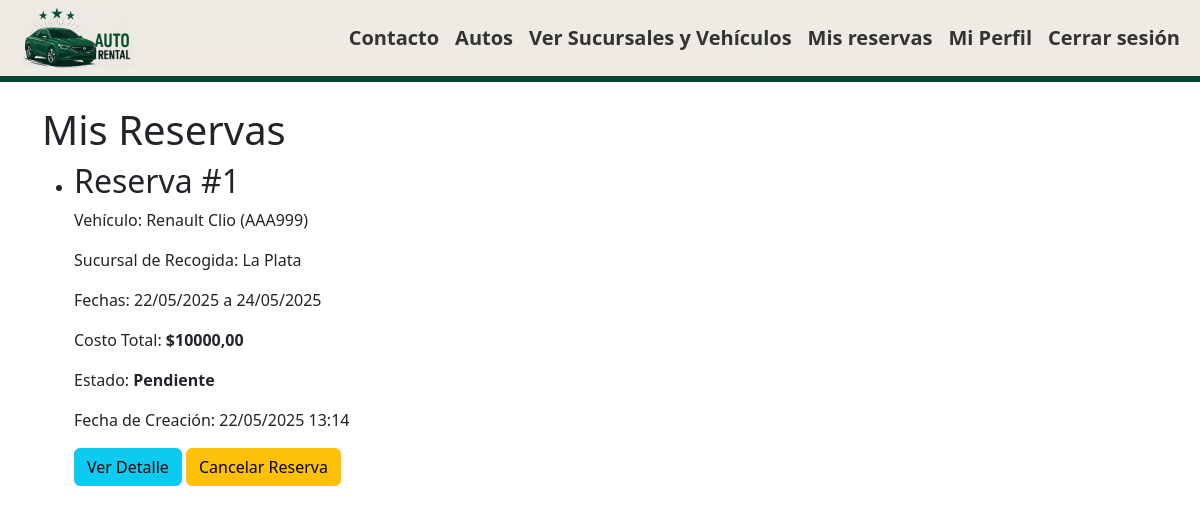
Screenshot of /reservas/mis_reservas/ (signed in) with the database file from the repository.
### reservas/models.py (models this page shows, shortened)
class Reserva(models.Model):
    ESTADO_RESERVA_CHOICES = (
        ('PENDIENTE', 'Pendiente'),
        ('CONFIRMADA', 'Confirmada'),
        ('CANCELADA', 'Cancelada'),
        ('FINALIZADA', 'Finalizada'),
    )
    cliente = models.ForeignKey(settings.AUTH_USER_MODEL, on_delete=models.CASCADE, related_name='reservas')
    vehiculo = models.ForeignKey(Vehiculo, on_delete=models.CASCADE, related_name='reservas')
    fecha_recogida = models.DateField()
    fecha_devolucion = models.DateField()
    costo_total = models.DecimalField(max_digits=10, decimal_places=2, null=True, blank=True)
    estado = models.CharField(max_length=20, choices=ESTADO_RESERVA_CHOICES, default='PENDIENTE')
    fecha_creacion = models.DateTimeField(auto_now_add=True)
    class Meta:
        verbose_name_plural = "Reservas"
        ordering = ['fecha_recogida']

### vehiculos/models.py (models this page shows, shortened)
class Vehiculo(models.Model):
    marca = models.CharField(max_length=100)
    modelo = models.CharField(max_length=100)
    año = models.PositiveIntegerField()
    patente = models.CharField(max_length=10, unique=True)
    precio_por_dia = models.DecimalField(max_digits=10, decimal_places=2)
    sucursal_actual = models.ForeignKey(Sucursal, on_delete=models.CASCADE, related_name='vehiculos_en_sucursal')
    disponible = models.BooleanField(default=True)
    class Meta:
        verbose_name_plural = "Vehículos"

### sucursales/models.py (models this page shows, shortened)
class Sucursal(models.Model):
    nombre = models.CharField(max_length=100)
    direccion = models.CharField(max_length=200)
    telefono = models.CharField(max_length=20)
    class Meta:
        verbose_name_plural = "Sucursales"

### reservas/views.py (the view)
# urls.py: path('mis_reservas/', views.mis_reservas, name='mis_reservas'),
@login_required
def mis_reservas(request):
    reservas = Reserva.objects.filter(cliente=request.user).order_by('-fecha_creacion')
    return render(request, 'reservas/mis_reservas.html', {'reservas': reservas})

### reservas/templates/reservas/mis_reservas.html (shortened to what this page needs)
{% extends 'base.html' %}
{% block content %}
    <h1>Mis Reservas</h1>
    {% if reservas %}
        <ul>
            {% for reserva in reservas %}
                <li>
                    <h2>Reserva #{{ reserva.id }}</h2>
                    <p>Vehículo: {{ reserva.vehiculo.marca }} {{ reserva.vehiculo.modelo }} ({{ reserva.vehiculo.patente }})</p>
                    <p>Sucursal de Recogida: {{ reserva.vehiculo.sucursal_actual.nombre }}</p>
                    <p>Fechas: {{ reserva.fecha_recogida|date:"d/m/Y" }} a {{ reserva.fecha_devolucion|date:"d/m/Y" }}</p>
                    <p>Costo Total: <strong>${{ reserva.costo_total|floatformat:2 }}</strong></p>
                    <p>Estado: <strong>{{ reserva.get_estado_display }}</strong></p>
                    <p>Fecha de Creación: {{ reserva.fecha_creacion|date:"d/m/Y H:i" }}</p>
                    <a href="{% url 'reservas:detalle_reserva' reserva.id %}" class="btn btn-info">Ver Detalle</a>
                    {% if reserva.estado in 'PENDIENTE' or 'CONFIRMADA' and reserva.fecha_recogida >= today %}
                        <a href="{% url 'reservas:cancelar_reserva' reserva.id %}" class="btn btn-warning">Cancelar Reserva</a>
                    {% endif %}
                </li>
            {% endfor %}
        </ul>
    {% else %}
        <p>No tienes reservas realizadas.</p>
        <p><a href="{% url 'reservas:lista_sucursales' %}">Explorar vehículos para reservar</a></p>
    {% endif %}
{% endblock content %}

### rows the page displays
Reserva: id "1", vehiculo.marca "Renault", vehiculo.modelo "Clio", vehiculo.patente "AAA999", vehiculo.sucursal_actual.nombre "La Plata", fecha_recogida "22/05/2025", fecha_devolucion "24/05/2025", costo_total "10000,00", estado "Pendiente", fecha_creacion "22/05/2025 13:14", shows "Cancelar Reserva"
